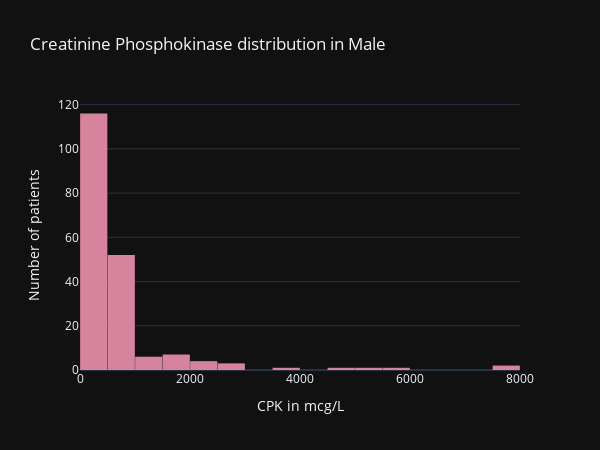

Source (notebook cell):
### Markdown cell above
## Creatinine Phosphokinase

Creatinine Phosphokinase also known as CPK is the enzyme level within the bloodstreams that leaks when the muscle tissues are damaged, and could happen in the heart or brain. The normal measured CPK  level range varies between female and male. Normal range of total CPK level is ranging from  10 - 120 mcg/L. In  particular, the normal range of serum CK in males is 39–308 IU/L and in females is 26–292 IU/L. Abnormal level of CPK indicate that somewhere in our body, the muscle tissues are damagaed and requires further diagnostic so we will know which part of our body is being damage. Some common tissue damage can be located in brain, heart. 

We will start by looking at the CPK distribution in male and female, this will tell us out of total number of patient, there is a certain probability of patient that either have normal CPK level or abnormal CPK level.

### Code cell
fig = go.Figure()

fig.add_trace(go.Histogram(x=df[(df.sex == 1)]['creatinine_phosphokinase'],
                               marker_color='#d6839d'))

fig.update_layout(
    title_text='Creatinine Phosphokinase distribution in Male',
    xaxis_title_text='CPK in mcg/L',
    yaxis_title_text='Number of patients', 
    bargap=0.01, 
    template = 'plotly_dark',
    width=600, 
    height=450
)
fig.show()

### Figure 1 — Plotly figure (JSON) as saved in the notebook; plotly's stock layout.template omitted (floating-point values rounded to 4 significant figures; data arrays with more than 128 entries replaced by an {"elided": "..."} marker saying what was removed)
{"data": [{"marker": {"color": "#d6839d"}, "type": "histogram", "x": {"elided": "194 int values"}}], "layout": {"bargap": 0.01, "height": 450, "title": {"text": "Creatinine Phosphokinase distribution in Male"}, "width": 600, "xaxis": {"title": {"text": "CPK in mcg/L"}}, "yaxis": {"title": {"text": "Number of patients"}}}}
